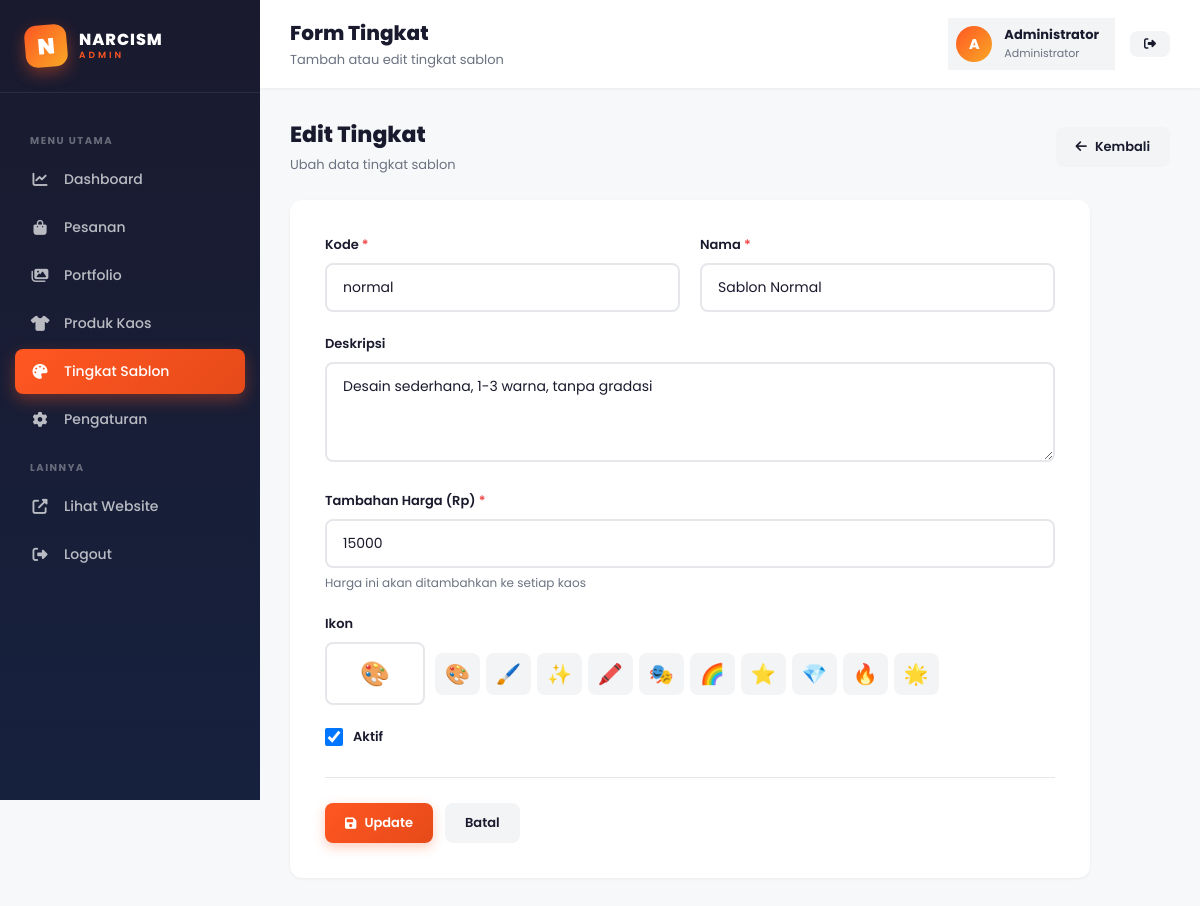
The page /admin/tingkat-form.php?id=1 (signed in) on the database its author committed.
### tables this page shows
CREATE TABLE IF NOT EXISTS tingkat (
    id INT AUTO_INCREMENT PRIMARY KEY,
    kode VARCHAR(50) UNIQUE NOT NULL,
    nama VARCHAR(100) NOT NULL,
    deskripsi TEXT,
    tambahan_harga INT NOT NULL,
    ikon VARCHAR(10) DEFAULT '🎨',
    aktif TINYINT(1) DEFAULT 1,
    created_at TIMESTAMP DEFAULT CURRENT_TIMESTAMP
);

### admin/tingkat-form.php (the view, shortened to what this page needs)
<?php
require_once __DIR__ . '/includes/header.php';
$id = $_GET['id'] ?? null;
$edit_mode = false;
$data = [
    'kode' => '',
    'nama' => '',
    'deskripsi' => '',
    'tambahan_harga' => 15000,
    'ikon' => '🎨',
    'aktif' => 1
];
if ($id) {
    $stmt = $pdo->prepare("SELECT * FROM tingkat WHERE id = ?");
    $stmt->execute([$id]);
    $found = $stmt->fetch();
    if ($found) { $data = $found; $edit_mode = true; }
}
$emoji_options = ['🎨','🖌️','✨','🖍️','🎭','🌈','⭐','💎','🔥','🌟'];
?>
<div class="page-header">
    <div>
        <h2><?= $edit_mode ? 'Edit Tingkat' : 'Tambah Tingkat' ?></h2>
        <p><?= $edit_mode ? 'Ubah data tingkat sablon' : 'Tambahkan tingkat kerumitan baru' ?></p>
    </div>
    <a href="tingkat.php" class="btn btn-secondary">
        <i class="fas fa-arrow-left"></i> Kembali
    </a>
</div>
<form method="POST" class="form-card">
    <div class="form-row">
        <div class="form-group">
            <label>Kode <span class="required">*</span></label>
            <input type="text" name="kode" class="form-control"
                   value="<?= htmlspecialchars($data['kode']) ?>"
                   placeholder="cth: normal, rumit" required>
        </div>
        <div class="form-group">
            <label>Nama <span class="required">*</span></label>
            <input type="text" name="nama" class="form-control"
                   value="<?= htmlspecialchars($data['nama']) ?>"
                   placeholder="cth: Sablon Normal" required>
        </div>
    </div>
    <div class="form-group">
        <label>Deskripsi</label>
        <textarea name="deskripsi" class="form-control"><?= htmlspecialchars($data['deskripsi']) ?></textarea>
    </div>
    <div class="form-group">
        <label>Tambahan Harga (Rp) <span class="required">*</span></label>
        <input type="number" name="tambahan_harga" class="form-control"
               value="<?= (int)$data['tambahan_harga'] ?>" min="0" step="1000" required>
        <p class="form-hint">Harga ini akan ditambahkan ke setiap kaos</p>
    </div>
    <div class="form-group">
        <label>Ikon</label>
        <div style="display:flex;gap:10px;align-items:center;flex-wrap:wrap">
            <input type="text" name="ikon" class="form-control"
                   value="<?= htmlspecialchars($data['ikon']) ?>"
                   style="max-width:100px;text-align:center;font-size:24px" maxlength="4">
            <div style="display:flex;gap:6px;flex-wrap:wrap">
                <?php foreach ($emoji_options as $emoji): ?>
                <button type="button" class="btn btn-secondary btn-sm"
                        onclick="document.querySelector('[name=ikon]').value='<?= $emoji ?>'"
                        style="font-size:20px;padding:6px 10px">
                    <?= $emoji ?>
                </button>
                <?php endforeach; ?>
            </div>
        </div>
    </div>
    <div class="form-group">
        <label style="display:flex;align-items:center;gap:10px;cursor:pointer">
            <input type="checkbox" name="aktif" value="1" <?= $data['aktif'] ? 'checked' : '' ?>
                   style="width:18px;height:18px;cursor:pointer">
            <span>Aktif</span>
        </label>
    </div>
    <div class="form-actions">
        <button type="submit" class="btn btn-primary">
            <i class="fas fa-save"></i> <?= $edit_mode ? 'Update' : 'Simpan' ?>
        </button>
        <a href="tingkat.php" class="btn btn-secondary">Batal</a>
    </div>
</form>
<?php include __DIR__ . '/includes/footer.php'; ?>

### admin/assets/admin.css (style rules this page uses)
* { margin: 0; padding: 0; box-sizing: border-box; }
:root { --primary: #FF5722; --primary-dark: #E64A19; --primary-light: #FF8A65; --secondary: #1A1A2E; --secondary-light: #16213E; --accent: #F9A826; --success: #10B981; --danger: #EF4444; --warning: #F59E0B; --gray: #6B7280; --gray-light: #F3F4F6; --white: #FFFFFF; --border: #E5E7EB; --shadow-sm: 0 1px 3px rgba(0,0,0,0.06); --shadow-md: 0 4px 12px rgba(0,0,0,0.08); --shadow-lg: 0 12px 32px rgba(0,0,0,0.12); --radius-sm: 8px; --radius-md: 12px; --radius-lg: 20px; --sidebar-width: 260px; --transition: all 0.3s cubic-bezier(0.4, 0, 0.2, 1); }
body { font-family: 'Poppins', sans-serif; background: #F7F8FA; color: var(--secondary); min-height: 100vh; }
.page-header { display: flex; justify-content: space-between; align-items: center; margin-bottom: 25px; flex-wrap: wrap; gap: 15px; }
.page-header h2 { font-size: 22px; font-weight: 800; color: var(--secondary); }
.page-header p { color: var(--gray); font-size: 13px; margin-top: 4px; }
.btn { display: inline-flex; align-items: center; gap: 8px; padding: 10px 20px; border-radius: var(--radius-sm); font-size: 13px; font-weight: 600; font-family: inherit; cursor: pointer; border: none; text-decoration: none; transition: var(--transition); white-space: nowrap; }
.btn-primary { background: linear-gradient(135deg, var(--primary), var(--primary-dark)); color: white; box-shadow: 0 4px 12px rgba(255,87,34,0.3); }
.btn-secondary { background: var(--gray-light); color: var(--secondary); }
.btn-sm { padding: 7px 14px; font-size: 12px; }
.form-card { background: white; border-radius: var(--radius-md); box-shadow: var(--shadow-sm); padding: 35px; max-width: 800px; }
.form-group { margin-bottom: 22px; }
.form-group label { display: block; font-size: 13px; font-weight: 600; color: var(--secondary); margin-bottom: 8px; }
.form-group label .required { color: var(--danger); }
.form-control { width: 100%; padding: 12px 16px; border: 2px solid var(--border); border-radius: var(--radius-sm); font-size: 14px; font-family: inherit; color: var(--secondary); transition: var(--transition); outline: none; background: white; }
textarea.form-control { resize: vertical; min-height: 100px; }
.form-hint { font-size: 12px; color: var(--gray); margin-top: 6px; }
.form-row { display: grid; grid-template-columns: 1fr 1fr; gap: 20px; }
.form-actions { display: flex; gap: 12px; margin-top: 30px; padding-top: 25px; border-top: 1px solid var(--border); }

### rows shown on the page
tingkat: kode "normal", nama "Sablon Normal", deskripsi "Desain sederhana, 1-3 warna, tanpa gradasi", tambahan_harga "15000", ikon "🎨", aktif "☑"

### other values the page prints
$item['label'] "Dashboard"
$item['label'] "Pesanan"
$item['label'] "Portfolio"
$item['label'] "Produk Kaos"
$item['label'] "Tingkat Sablon"
$item['label'] "Pengaturan"
$page_title "Form Tingkat"
$page_subtitle "Tambah atau edit tingkat sablon"
substr($admin['nama'] ?: $admin['username'], 0, 1) "A"
$admin['nama'] ?: $admin['username'] "Administrator"
$emoji "🎨"
$emoji "🖌️"
$emoji "✨"
$emoji "🖍️"
$emoji "🎭"
